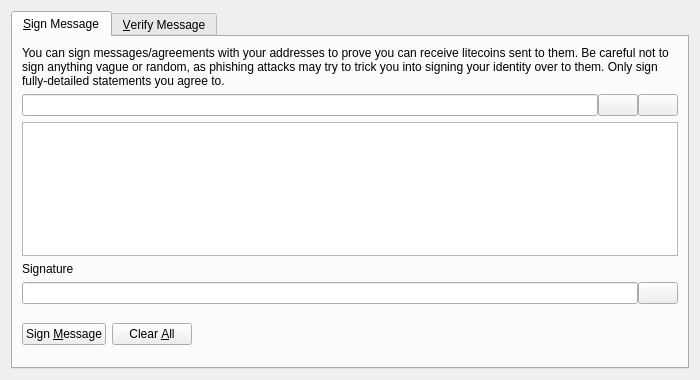
<?xml version="1.0" encoding="UTF-8"?>
<ui version="4.0">
 <class>SignVerifyMessageDialog</class>
 <widget class="QDialog" name="SignVerifyMessageDialog">
  <property name="geometry">
   <rect>
    <x>0</x>
    <y>0</y>
    <width>700</width>
    <height>380</height>
   </rect>
  </property>
  <property name="windowTitle">
   <string>Signatures - Sign / Verify a Message</string>
  </property>
  <property name="modal">
   <bool>true</bool>
  </property>
  <layout class="QVBoxLayout" name="verticalLayout">
   <item>
    <widget class="QTabWidget" name="tabWidget">
     <property name="currentIndex">
      <number>0</number>
     </property>
     <widget class="QWidget" name="tabSignMessage">
      <attribute name="title">
       <string>&amp;Sign Message</string>
      </attribute>
      <layout class="QVBoxLayout" name="verticalLayout_SM">
       <item>
        <widget class="QLabel" name="infoLabel_SM">
         <property name="text">
          <string>You can sign messages/agreements with your addresses to prove you can receive litecoins sent to them. Be careful not to sign anything vague or random, as phishing attacks may try to trick you into signing your identity over to them. Only sign fully-detailed statements you agree to.</string>
         </property>
         <property name="textFormat">
          <enum>Qt::PlainText</enum>
         </property>
         <property name="wordWrap">
          <bool>true</bool>
         </property>
        </widget>
       </item>
       <item>
        <layout class="QHBoxLayout" name="horizontalLayout_1_SM">
         <property name="spacing">
          <number>0</number>
         </property>
         <item>
          <widget class="QValidatedLineEdit" name="addressIn_SM">
           <property name="toolTip">
            <string>The Aocoin address to sign the message with</string>
           </property>
          </widget>
         </item>
         <item>
          <widget class="QPushButton" name="addressBookButton_SM">
           <property name="toolTip">
            <string>Choose previously used address</string>
           </property>
           <property name="text">
            <string/>
           </property>
           <property name="icon">
            <iconset resource="../bitcoin.qrc">
             <normaloff>:/icons/address-book</normaloff>:/icons/address-book</iconset>
           </property>
           <property name="shortcut">
            <string>Alt+A</string>
           </property>
           <property name="autoDefault">
            <bool>false</bool>
           </property>
          </widget>
         </item>
         <item>
          <widget class="QPushButton" name="pasteButton_SM">
           <property name="toolTip">
            <string>Paste address from clipboard</string>
           </property>
           <property name="text">
            <string/>
           </property>
           <property name="icon">
            <iconset resource="../bitcoin.qrc">
             <normaloff>:/icons/editpaste</normaloff>:/icons/editpaste</iconset>
           </property>
           <property name="shortcut">
            <string>Alt+P</string>
           </property>
           <property name="autoDefault">
            <bool>false</bool>
           </property>
          </widget>
         </item>
        </layout>
       </item>
       <item>
        <widget class="QPlainTextEdit" name="messageIn_SM">
         <property name="toolTip">
          <string>Enter the message you want to sign here</string>
         </property>
        </widget>
       </item>
       <item>
        <widget class="QLabel" name="signatureLabel_SM">
         <property name="text">
          <string>Signature</string>
         </property>
         <property name="textFormat">
          <enum>Qt::PlainText</enum>
         </property>
        </widget>
       </item>
       <item>
        <layout class="QHBoxLayout" name="horizontalLayout_2_SM">
         <property name="spacing">
          <number>0</number>
         </property>
         <item>
          <widget class="QLineEdit" name="signatureOut_SM">
           <property name="font">
            <font>
             <italic>true</italic>
            </font>
           </property>
           <property name="readOnly">
            <bool>true</bool>
           </property>
          </widget>
         </item>
         <item>
          <widget class="QPushButton" name="copySignatureButton_SM">
           <property name="toolTip">
            <string>Copy the current signature to the system clipboard</string>
           </property>
           <property name="text">
            <string/>
           </property>
           <property name="icon">
            <iconset resource="../bitcoin.qrc">
             <normaloff>:/icons/editcopy</normaloff>:/icons/editcopy</iconset>
           </property>
           <property name="autoDefault">
            <bool>false</bool>
           </property>
          </widget>
         </item>
        </layout>
       </item>
       <item>
        <layout class="QHBoxLayout" name="horizontalLayout_3_SM">
         <item>
          <widget class="QPushButton" name="signMessageButton_SM">
           <property name="toolTip">
            <string>Sign the message to prove you own this Aocoin address</string>
           </property>
           <property name="text">
            <string>Sign &amp;Message</string>
           </property>
           <property name="icon">
            <iconset resource="../bitcoin.qrc">
             <normaloff>:/icons/edit</normaloff>:/icons/edit</iconset>
           </property>
           <property name="autoDefault">
            <bool>false</bool>
           </property>
          </widget>
         </item>
         <item>
          <widget class="QPushButton" name="clearButton_SM">
           <property name="toolTip">
            <string>Reset all sign message fields</string>
           </property>
           <property name="text">
            <string>Clear &amp;All</string>
           </property>
           <property name="icon">
            <iconset resource="../bitcoin.qrc">
             <normaloff>:/icons/remove</normaloff>:/icons/remove</iconset>
           </property>
           <property name="autoDefault">
            <bool>false</bool>
           </property>
          </widget>
         </item>
         <item>
          <spacer name="horizontalSpacer_1_SM">
           <property name="orientation">
            <enum>Qt::Horizontal</enum>
           </property>
           <property name="sizeHint" stdset="0">
            <size>
             <width>40</width>
             <height>48</height>
            </size>
           </property>
          </spacer>
         </item>
         <item>
          <widget class="QLabel" name="statusLabel_SM">
           <property name="font">
            <font>
             <weight>75</weight>
             <bold>true</bold>
            </font>
           </property>
           <property name="text">
            <string/>
           </property>
           <property name="wordWrap">
            <bool>true</bool>
           </property>
          </widget>
         </item>
         <item>
          <spacer name="horizontalSpacer_2_SM">
           <property name="orientation">
            <enum>Qt::Horizontal</enum>
           </property>
           <property name="sizeHint" stdset="0">
            <size>
             <width>40</width>
             <height>48</height>
            </size>
           </property>
          </spacer>
         </item>
        </layout>
       </item>
      </layout>
     </widget>
     <widget class="QWidget" name="tabVerifyMessage">
      <attribute name="title">
       <string>&amp;Verify Message</string>
      </attribute>
      <layout class="QVBoxLayout" name="verticalLayout_VM">
       <item>
        <widget class="QLabel" name="infoLabel_VM">
         <property name="text">
          <string>Enter the receiver's address, message (ensure you copy line breaks, spaces, tabs, etc. exactly) and signature below to verify the message. Be careful not to read more into the signature than what is in the signed message itself, to avoid being tricked by a man-in-the-middle attack. Note that this only proves the signing party receives with the address, it cannot prove sendership of any transaction!</string>
         </property>
         <property name="textFormat">
          <enum>Qt::PlainText</enum>
         </property>
         <property name="alignment">
          <set>Qt::AlignLeading|Qt::AlignLeft|Qt::AlignTop</set>
         </property>
         <property name="wordWrap">
          <bool>true</bool>
         </property>
        </widget>
       </item>
       <item>
        <layout class="QHBoxLayout" name="horizontalLayout_1_VM">
         <property name="spacing">
          <number>0</number>
         </property>
         <item>
          <widget class="QValidatedLineEdit" name="addressIn_VM">
           <property name="toolTip">
            <string>The Aocoin address the message was signed with</string>
           </property>
          </widget>
         </item>
         <item>
          <widget class="QPushButton" name="addressBookButton_VM">
           <property name="toolTip">
            <string>Choose previously used address</string>
           </property>
           <property name="text">
            <string/>
           </property>
           <property name="icon">
            <iconset resource="../bitcoin.qrc">
             <normaloff>:/icons/address-book</normaloff>:/icons/address-book</iconset>
           </property>
           <property name="shortcut">
            <string>Alt+A</string>
           </property>
           <property name="autoDefault">
            <bool>false</bool>
           </property>
          </widget>
         </item>
        </layout>
       </item>
       <item>
        <widget class="QPlainTextEdit" name="messageIn_VM"/>
       </item>
       <item>
        <widget class="QValidatedLineEdit" name="signatureIn_VM"/>
       </item>
       <item>
        <layout class="QHBoxLayout" name="horizontalLayout_2_VM">
         <item>
          <widget class="QPushButton" name="verifyMessageButton_VM">
           <property name="toolTip">
            <string>Verify the message to ensure it was signed with the specified Aocoin address</string>
           </property>
           <property name="text">
            <string>Verify &amp;Message</string>
           </property>
           <property name="icon">
            <iconset resource="../bitcoin.qrc">
             <normaloff>:/icons/transaction_0</normaloff>:/icons/transaction_0</iconset>
           </property>
           <property name="autoDefault">
            <bool>false</bool>
           </property>
          </widget>
         </item>
         <item>
          <widget class="QPushButton" name="clearButton_VM">
           <property name="toolTip">
            <string>Reset all verify message fields</string>
           </property>
           <property name="text">
            <string>Clear &amp;All</string>
           </property>
           <property name="icon">
            <iconset resource="../bitcoin.qrc">
             <normaloff>:/icons/remove</normaloff>:/icons/remove</iconset>
           </property>
           <property name="autoDefault">
            <bool>false</bool>
           </property>
          </widget>
         </item>
         <item>
          <spacer name="horizontalSpacer_1_VM">
           <property name="orientation">
            <enum>Qt::Horizontal</enum>
           </property>
           <property name="sizeHint" stdset="0">
            <size>
             <width>40</width>
             <height>48</height>
            </size>
           </property>
          </spacer>
         </item>
         <item>
          <widget class="QLabel" name="statusLabel_VM">
           <property name="font">
            <font>
             <weight>75</weight>
             <bold>true</bold>
            </font>
           </property>
           <property name="text">
            <string/>
           </property>
           <property name="wordWrap">
            <bool>true</bool>
           </property>
          </widget>
         </item>
         <item>
          <spacer name="horizontalSpacer_2_VM">
           <property name="orientation">
            <enum>Qt::Horizontal</enum>
           </property>
           <property name="sizeHint" stdset="0">
            <size>
             <width>40</width>
             <height>48</height>
            </size>
           </property>
          </spacer>
         </item>
        </layout>
       </item>
      </layout>
     </widget>
    </widget>
   </item>
  </layout>
 </widget>
 <customwidgets>
  <customwidget>
   <class>QValidatedLineEdit</class>
   <extends>QLineEdit</extends>
   <header>qt/qvalidatedlineedit.h</header>
  </customwidget>
 </customwidgets>
 <resources>
  <include location="../bitcoin.qrc"/>
 </resources>
 <connections/>
</ui>
